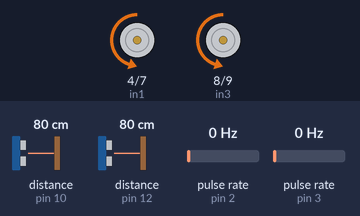
Bench run of a sketch on a simulated Arduino Uno, built with avr-gcc and run on an emulated ATmega328P. On the bench: motor-driver pin pairs drawn as motors (green arrow = first pin HIGH = forward, orange = second pin HIGH = backward, longer = more drive, scaled by the enable pin). Wiring (inferred from the names in the program): ultrasonic range finder: trigger pin 11; echo pin 10; 2 × pulse sensor: data pin 2 / data pin 3. The test bench sets the inputs (shaded band); at power-on: pulse rate (sensors on pin 3, pin 2) 0 Hz, distance to the obstacle (sensors on pin 10, pin 12) 80 cm. The echo pulse lasts 58.3 µs per cm.

Above: at 1.2 s.
1.3 s: pulse rate (sensor on pin 3) set to 50 Hz
At 1.63 s:
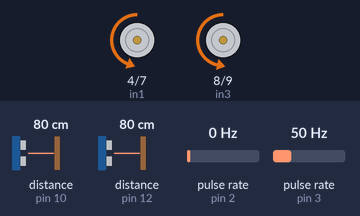
4.3 s: distance to the obstacle (sensor on pin 10) set to 12 cm
At 6.12 s:
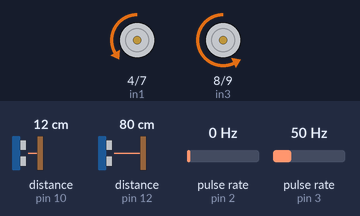
7.3 s: distance to the obstacle (sensor on pin 10) set to 9 cm
At 7.87 s:
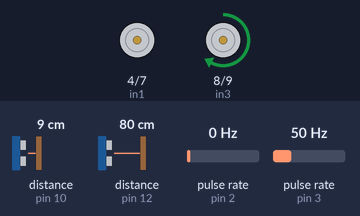
10.3 s: pulse rate (sensor on pin 2) set to 150 Hz
At 13.12 s:
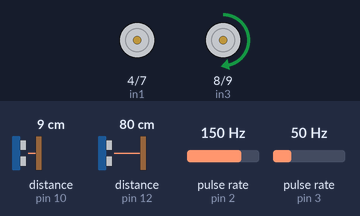
13.3 s: pulse rate (sensor on pin 2) set to 50 Hz
15.2 s: pulse rate (sensor on pin 3) set to 196 Hz
Timing chart, 0 to 23.9 s (numbered marks = the images above; inputs shaded):
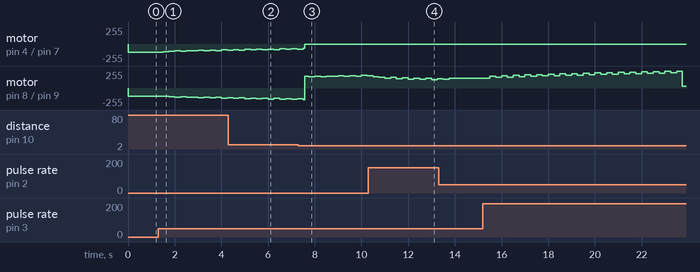

Measured:
- the behaviour switches between 11 and 10 cm on distance to the obstacle (sensor on pin 10) (found by bisection; images 2 and 3)

The sketch:

PID_dc_motor.ino
```cpp
#include <FastPID.h>

// variable for the duration of sound wave
#define echoPin_straight 10
#define trigPin_straight 11
long duration_straight;
int distance_straight;

// variable for the duration of sound wave
#define echoPin_right 12
#define trigPin_right 13
long duration_right;
int distance_right;

// Define Motor A connections to L298N
int enA = 5;
int in1 = 4;
int in2 = 7;
// Define Motor B connections to L298N
int enB = 6;
int in3 = 8;
int in4 = 9;

//define variable and pins for encoders
const int encoder1 = 2;
const int encoder2 = 3;
volatile int pulse1;
volatile int pulse2;
int motorSpeed = 120;
int setpoint;

float Kp=0.6, Ki=0.4, Kd=0.0, Hz=4.0;
int output_bits = 8;
bool output_signed = false;

FastPID driveStraight(Kp, Ki, Kd, Hz, output_bits, output_signed);

void setup() {
  //set encoders pins
  pinMode(trigPin_straight, OUTPUT);
  pinMode(echoPin_straight, INPUT);
  pinMode(trigPin_right, OUTPUT);
  pinMode(echoPin_right, INPUT);

  //set L198N pins as output
  pinMode(enA, OUTPUT);
  pinMode(enB, OUTPUT);
  pinMode(in1, OUTPUT);
  pinMode(in2, OUTPUT);
  pinMode(in3, OUTPUT);
  pinMode(in4, OUTPUT);

 // setting encoder pin as input
  pinMode(encoder1, INPUT);
  pinMode(encoder2, INPUT);

  cli();//stop interrupts

  //set timer1 interrupt at 4Hz
  TCCR1A = 0;// set entire TCCR1A register to 0
  TCCR1B = 0;// same for TCCR1B
  TCNT1  = 0;//initialize counter value to 0
  // set compare match register for 4hz increments
  OCR1A = 3905;// = (16*10^6) / (4*1024) - 1 (must be <65536)
  // turn on CTC mode
  TCCR1B |= (1 << WGM12);
  // Set CS12 and CS10 bits for 1024 prescaler
  TCCR1B |= (1 << CS12) | (1 << CS10);
  // enable timer compare interrupt
  TIMSK1 |= (1 << OCIE1A);

  sei();//allow interrupts

  pulse1 = 0;
  pulse2 = 0;
  setpoint = 0;

  // Turn off motors - Initial state
  digitalWrite(in1, LOW);
  digitalWrite(in2, LOW);
  digitalWrite(in3, LOW);
  digitalWrite(in4, LOW);

  // Set initial speed of Motors
  analogWrite(enA, motorSpeed);
  analogWrite(enB, motorSpeed);

  //attach interruption with encoders
  attachInterrupt(digitalPinToInterrupt(encoder1), count1, FALLING);
  attachInterrupt(digitalPinToInterrupt(encoder2), count2, FALLING);
}

void loop() {
  //  ultrasonic sensor of the straight will mesure the distance between the car and an obstacles of the front
  digitalWrite(trigPin_straight, LOW);
  delayMicroseconds(10);
  digitalWrite(trigPin_straight, HIGH);
  delayMicroseconds(10);
  digitalWrite(trigPin_straight, LOW);
  duration_straight = pulseIn(echoPin_straight, HIGH);
  distance_straight = duration_straight * 0.034 / 2;


  if (distance_straight<10){//if an obstacle is deteced on the front (<10 cm)
    //  ultrasonic sensor of the left will mesure the distance between the car and an obstacles of the left
    digitalWrite(trigPin_right, LOW);
    delayMicroseconds(2);
    digitalWrite(trigPin_right, HIGH);
    delayMicroseconds(10);
    digitalWrite(trigPin_right, LOW);
    duration_right = pulseIn(echoPin_right, HIGH);
    distance_right = duration_right * 0.034 / 2;

    if (distance_right<10){
      //if an obstable is detected on the frot and also on the left side
      //one motor will stop and another will turn, the car rotate on the right side during 0.5 seconde
      digitalWrite(in1, LOW);
      digitalWrite(in2, HIGH);
      digitalWrite(in3, LOW);
      digitalWrite(in4, LOW);
      delay(500);

    }
    else{
      //if an obstable is detected on the frot and none at the left side
      //one motor will stop and another will turn, the car rotate on the left side during 0.5 seconde
      digitalWrite(in1, LOW);
      digitalWrite(in2, LOW);
      digitalWrite(in3, HIGH);
      digitalWrite(in4, LOW);
      delay(500);
    }
  }
  else{
    //if nothing is detected on the front, the car will run straightly
    digitalWrite(in1, LOW);
    digitalWrite(in2, HIGH);
    digitalWrite(in3, LOW);
    digitalWrite(in4, HIGH );
    delay(500);
  }

  pulse1 = 0;
  pulse2 = 0;


}

ISR(TIMER1_COMPA_vect){

  static int pError;
  pError = 0;
  pError = pulse1 - pulse2;
  uint8_t output = driveStraight.step(setpoint, pError);
  //set motor speed depend the difference between the real speed and desire speed
  analogWrite(enA, (motorSpeed - output));
  analogWrite(enB, (motorSpeed + output));


}

void count1(){
  // counting the number of pulses for encoder 1
  pulse1++;
}

void count2(){
  // counting the number of pulses for encoder 2
  pulse2++;
}
```
